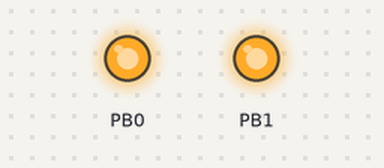
The sketch below on a simulated ATtiny85, built with avr-gcc and run on an emulated ATtiny85. On the bench: output pins drawn as LEDs (lit = HIGH).

Above: at 0.5 s.
At 3.0 s:
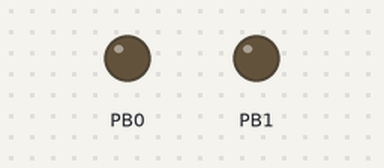
Timing chart, 0 to 6.5 s (numbered marks = the images above):
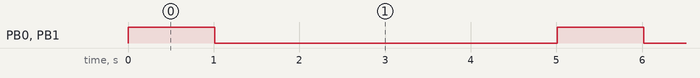

The sketch:

sendHello_digispark.ino
```cpp
#include "DigiKeyboard.h"
void setup() {
  // put your setup code here, to run once:
  pinMode(0, OUTPUT);
  pinMode(1, OUTPUT);

}

void loop() {
  digitalWrite(0, HIGH);
  digitalWrite(1, HIGH);
  DigiKeyboard.sendKeyStroke(0);
  DigiKeyboard.print("hello");
  DigiKeyboard.delay(1000);
  digitalWrite(0, LOW);
  digitalWrite(1, LOW);

  DigiKeyboard.delay(4000);
}
```

Measured:
- by itself, PB0, PB1: alternates HIGH for 1.0 s and LOW for 4.0 s
